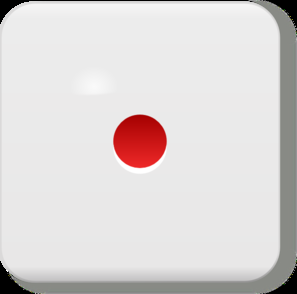
//> input picture dice/samples/dice_1.png, 297 x 294 px
$ ./main samples/dice_1.png   (built with g++ and OpenCV 4)
//> lines starting //> are read from the running program, lines starting //| are printed output that depends on the picture; after the words box and inside, x2 and y2 are one past the last pixel; in counts of white or black regions, pixels touching at a corner belong together
#include <opencv2/core/core.hpp>
#include <opencv2/highgui/highgui.hpp>
#include "opencv2/imgproc/imgproc.hpp"
#include "iostream"

using namespace cv;
using namespace std;

int main(int argc, char** argv)
{
	Mat image, image_gray;
	Scalar color;
	size_t i;

	if (argc < 2)
	{
		cout << " Usage: " << argv[0] << " image0.jpg" << endl;
		return -1;
	}

    // Read image
	image = imread(argv[1], IMREAD_COLOR);
//> image is the input picture: 294 rows x 297 cols, CV_8UC3; mean B, G, R 213.7, 214.2, 219
	if (!image.data) // Check for invalid input
	{
		cout << "Could not open or find " << argv[1] << std::endl;
		return -1;
	}

	// Convert to grayscale
	cvtColor(image, image_gray, CV_BGR2GRAY);
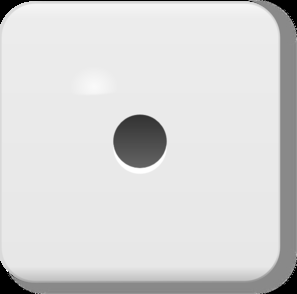
//> image_gray: 294 rows x 297 cols, CV_8UC1; min 0, max 255, mean 215.4

	// Empty vector for our circles
	vector<Vec3f> circles;

	// Apply the Hough Circle Transform algorithm
	HoughCircles(image_gray, circles, CV_HOUGH_GRADIENT, 1, image_gray.rows / 4, 150, 50, 0, 0);
//> circles = 1 circle (x, y, radius): [139.5, 140.5, 27.1]

	if (circles.size() > 0) {
		// Output number of pips
		cout << argv[1] << ", found " << circles.size() << " pip(s)." << endl;
//| samples/dice_1.png, found 1 pip(s).

		// Draw for fun!
		for (i = 0; i < circles.size(); ++i) {
			Point pip(cvRound(circles[i][0]), cvRound(circles[i][1]));
			circle(image, pip, 3, Scalar(0, 255, 0), -1, 8, 0);
		}
//> this loop made 1 pass
//> pip on pass 1: Point(140, 140)
//> image: 294 rows x 297 cols, CV_8UC3; 29 pixels changed, all inside (x1, y1, x2, y2) = (137, 137, 144, 144)
	} else {
		cout << "Couldn't find any pips..." << endl;
	}

	// Show detected pips
	namedWindow("Dice - count pips", CV_WINDOW_AUTOSIZE);
	imshow("Dice - count pips", image);

	waitKey(0);
	return 0;
}

$ run again, on dice/samples/dice_3.png
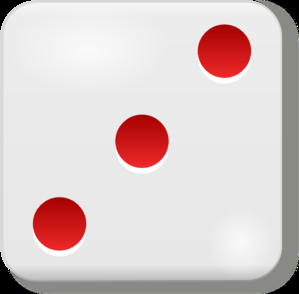
//> input picture dice/samples/dice_3.png, 299 x 294 px
//> image is the input picture: 294 rows x 299 cols, CV_8UC3; mean B, G, R 203.9, 204.3, 218.4
//> `cvtColor(image, image_gray, CV_BGR2GRAY);`:
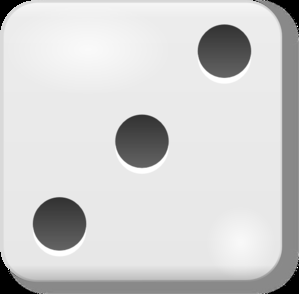
//> image_gray: 294 rows x 299 cols, CV_8UC1; min 0, max 255, mean 208.3
//> circles = 3 circles (x, y, radius): [223.5, 50.5, 26.1], [59.5, 223.5, 27.1], [141.5, 140.5, 27.1]
//| samples/dice_3.png, found 3 pip(s).
//> the loop `for (i = 0; i < circles.size(); ++i)` made 3 passes
//> pip on passes 1 to 3: Point(224, 50), Point(60, 224), Point(142, 140)

$ run again, on dice/samples/dice_4.png
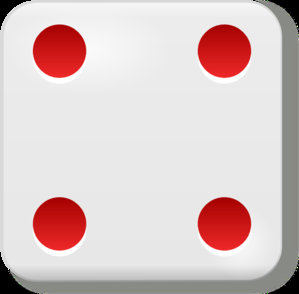
//> input picture dice/samples/dice_4.png, 299 x 294 px
//> image is the input picture: 294 rows x 299 cols, CV_8UC3; mean B, G, R 198.2, 198.6, 217.2
//> `cvtColor(image, image_gray, CV_BGR2GRAY);`:
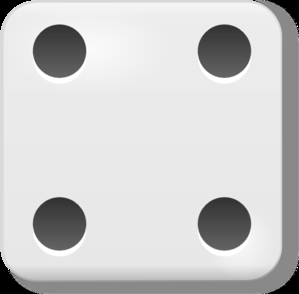
//> image_gray: 294 rows x 299 cols, CV_8UC1; min 0, max 255, mean 204
//> circles = 4 circles (x, y, radius): [223.5, 50.5, 26.1], [59.5, 50.5, 26.1], [59.5, 223.5, 27.1], [223.5, 223.5, 27.1]
//| samples/dice_4.png, found 4 pip(s).
//> the loop `for (i = 0; i < circles.size(); ++i)` made 4 passes
//> pip on passes 1 to 4: Point(224, 50), Point(60, 50), Point(60, 224), Point(224, 224)
//> after the loop `for (i = 0; i < circles.size(); ++i)`:
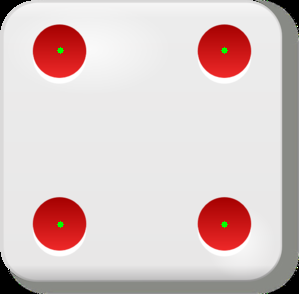
//> image: 294 rows x 299 cols, CV_8UC3; 0.13% of pixels changed, all inside (x1, y1, x2, y2) = (57, 47, 228, 228)
